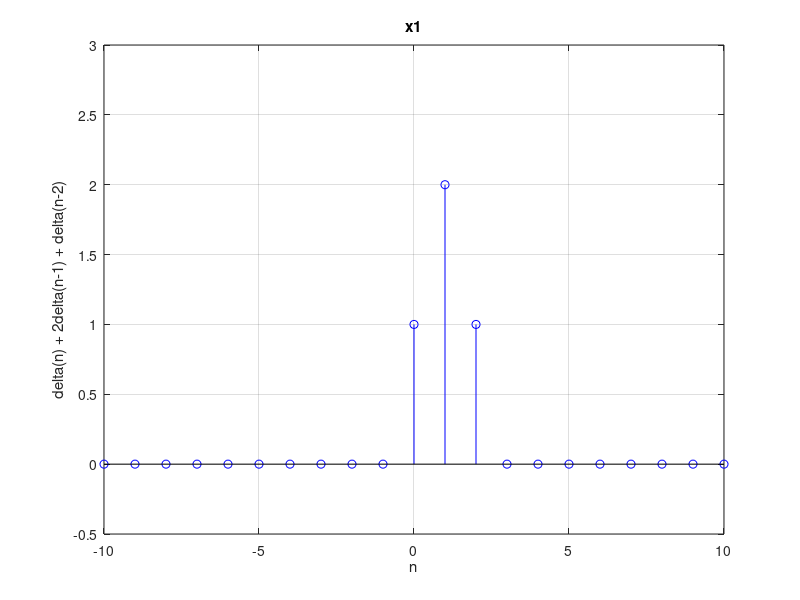
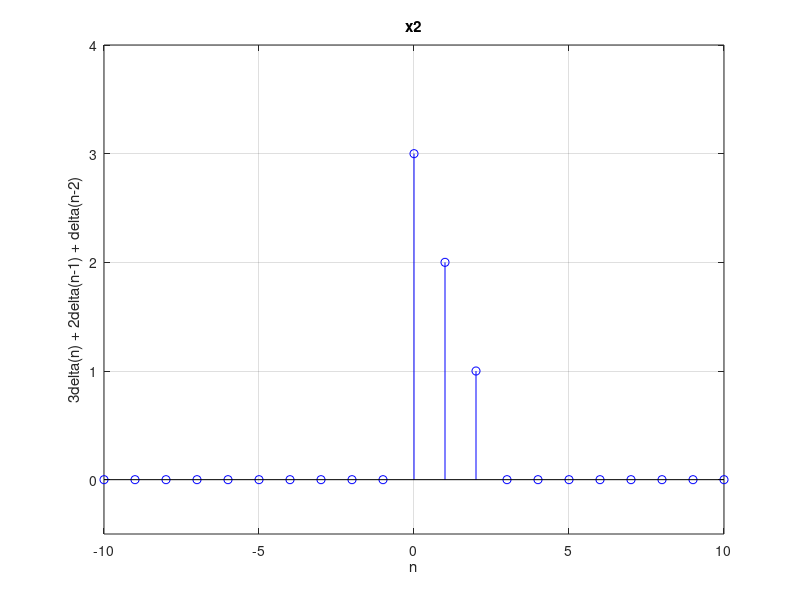
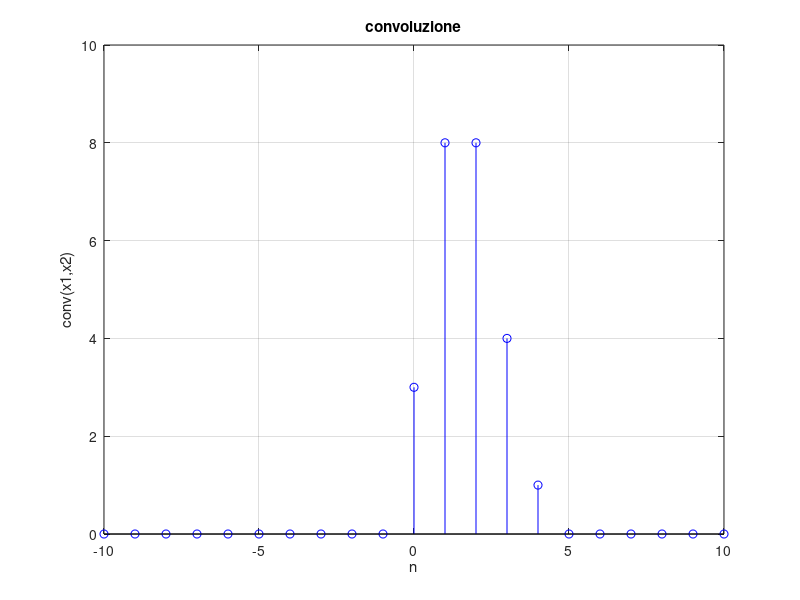

Recreate these plots in MATLAB, in order.

%delta(n) + 2delta(n-1) + delta(n-2)

close all
clear all
clc

n=[-10:10];
%---------------------------------inizio x1
primaDelta = zeros(1,21);
primaDelta(11) = 1;                 % delta(n)

secondaDelta = zeros(1,21);
secondaDelta(12) = 2;               % 2delta(n-1). Ho messo 12 a causa della traslazione perchè il valore in posizione 11 corrisponderebbe a x = 0.

terzaDelta = zeros(1,21);
terzaDelta(13) = 1;                 % delta(n-2)

x1 = primaDelta + secondaDelta + terzaDelta;

figure
set(gca,'FontSize',14)
stem(n,x1,'b')
xlabel('n')
ylabel('delta(n) + 2delta(n-1) + delta(n-2)')
title('x1')
axis([-10 10 -0.5 3])
grid on

%----------------------------------fine x1

%----------------------------------inizio x2

primaDelta = zeros(1,21);
primaDelta(11) = 3;                             % 3delta(n)

x2 = primaDelta + secondaDelta + terzaDelta;

figure
set(gca,'FontSize',14)
stem(n,x2,'b')
xlabel('n')
ylabel('3delta(n) + 2delta(n-1) + delta(n-2)')
title('x2')
axis([-10 10 -0.5 4])
grid on

%----------------------------------fine x2

c = conv(x1,x2);

tmp = (length(c)-1)/2;
n = [-tmp:tmp];

figure
set(gca,'FontSize',14)
stem(n,c,'b')
xlabel('n')
ylabel('conv(x1,x2)')
title('convoluzione')
axis([-10 10 0 10])
grid on


